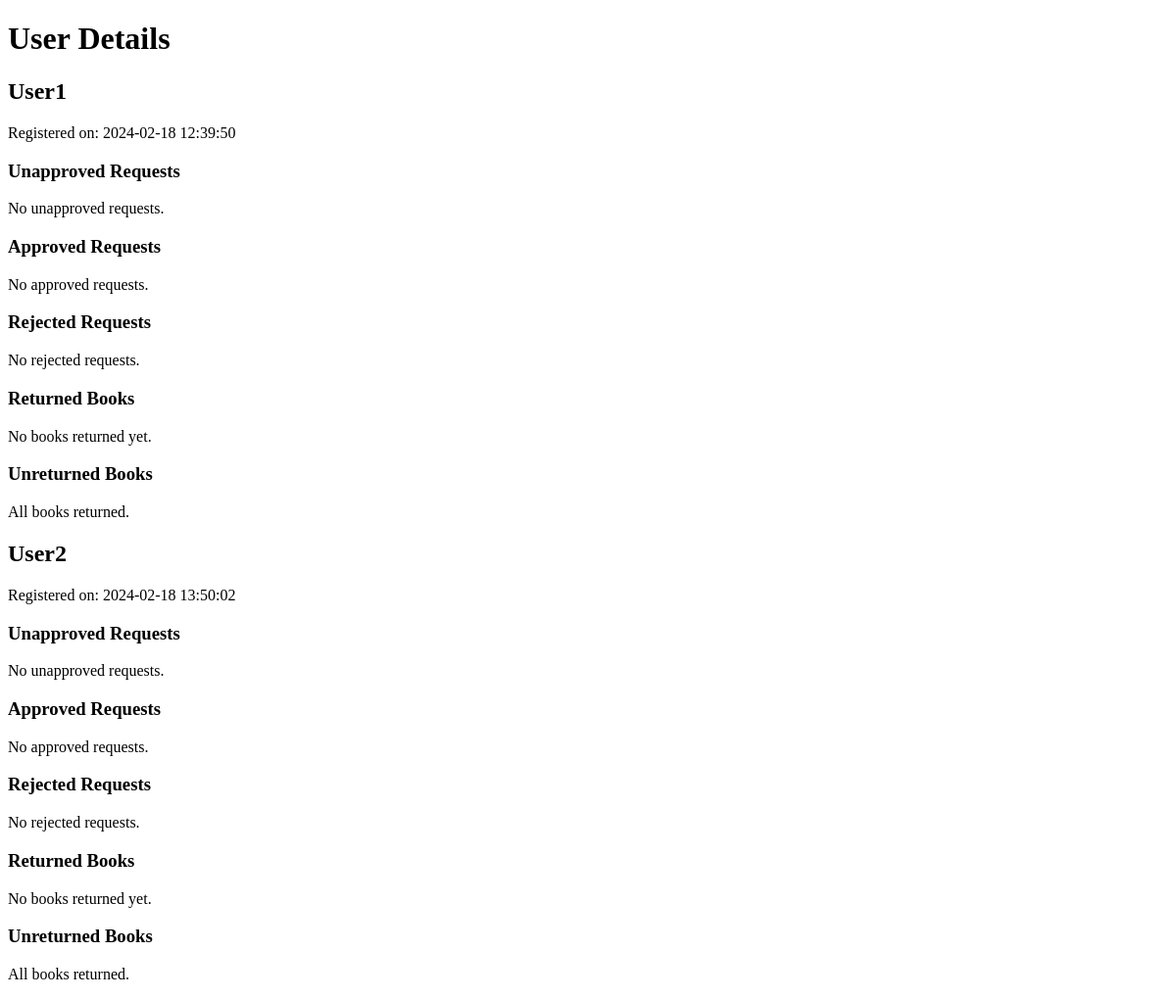
The page /users/details on the database as committed earlier.
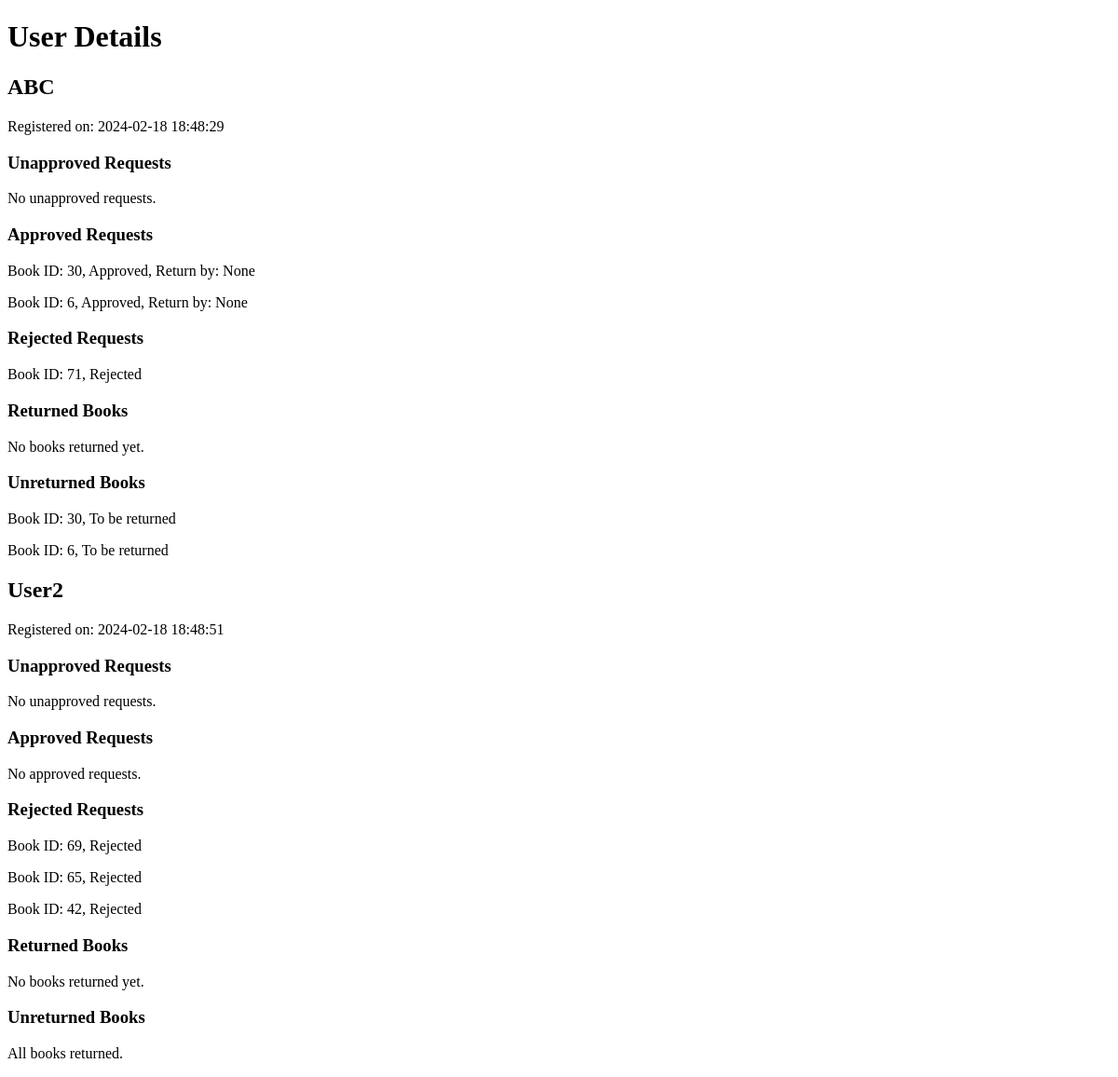
The same page on the database as committed later.
### models.py (models this page shows, shortened)
class User(db.Model):
    __table_name__ = "user"
    id = Column(Integer, primary_key=True)
    username = Column(String(50), unique=True, nullable=False)
    password = Column(String(50), nullable=False)
    email = Column(String(100), unique=True, nullable=True)
    t_register = Column(DateTime, default=datetime.utcnow)
    is_librarian = Column(Boolean, default=False)
    is_admin = Column(Boolean, default=False)
    user_books = db.relationship('UserBook', back_populates='user', lazy=True)

class UserBook(db.Model):
    __tablename__ = "userbook"
    id = Column(Integer, primary_key=True)
    user_id = Column(Integer, ForeignKey('user.id'), nullable=False)
    book_id = Column(Integer, ForeignKey('book.id'), nullable=False)
    t_request = Column(DateTime, default=datetime.utcnow, nullable=False)
    t_return = Column(DateTime, nullable=True)
    is_approved = Column(Boolean, default=False)
    is_rejected = Column(Boolean, default=False)
    user = db.relationship('User', back_populates='user_books')
    book = db.relationship('Book', back_populates='user_books')

### app.py (the view)
@app.route('/users/details', methods=['GET'])
def view_users_details():
    users = User.query.filter(User.is_librarian == False, User.is_admin == False).all()
    if not users:
        return render_template('librarian/user_details.html', message="There are no active users registered.")
    for user in users:
        user.unapproved_requests = UserBook.query.filter_by(user_id=user.id, is_approved=False, is_rejected=False).all()
        user.approved_requests = UserBook.query.filter_by(user_id=user.id, is_approved=True).all()
        user.rejected_requests = UserBook.query.filter_by(user_id=user.id, is_rejected=True).all()
        user.returned_books = UserBook.query.filter(UserBook.user_id == user.id, UserBook.t_return.isnot(None)).all()
        user.unreturned_books = UserBook.query.filter_by(user_id=user.id, is_approved=True, t_return=None).all()
    return render_template('librarian/user_details.html', users=users)

### templates/librarian/user_details.html (shortened to what this page needs)
<!DOCTYPE html>
<html lang="en">
<head>
</head>
<body>
    <h1>User Details</h1>
    {% for user in users %}
        <h2>{{ user.username }}</h2>
        <p>Registered on: {{ user.t_register.strftime('%Y-%m-%d %H:%M:%S') }}</p>
        <h3>Unapproved Requests</h3>
        {% for request in user.unapproved_requests %}
            <p>Book ID: {{ request.book_id }}, Requested On: {{ request.t_request }}</p>
        {% else %}
            <p>No unapproved requests.</p>
        {% endfor %}
        <h3>Approved Requests</h3>
        {% for request in user.approved_requests %}
            <p>Book ID: {{ request.book_id }}, Approved, Return by: {{ request.t_return }}</p>
        {% else %}
            <p>No approved requests.</p>
        {% endfor %}
        <h3>Rejected Requests</h3>
        {% for request in user.rejected_requests %}
            <p>Book ID: {{ request.book_id }}, Rejected</p>
        {% else %}
            <p>No rejected requests.</p>
        {% endfor %}
        <h3>Returned Books</h3>
        {% for request in user.returned_books %}
            <p>Book ID: {{ request.book_id }}, Returned On: {{ request.t_return }}</p>
        {% else %}
            <p>No books returned yet.</p>
        {% endfor %}
        <h3>Unreturned Books</h3>
        {% for request in user.unreturned_books %}
            <p>Book ID: {{ request.book_id }}, To be returned</p>
        {% else %}
            <p>All books returned.</p>
        {% endfor %}
    {% endfor %}
</body>
</html>

Rows that differ between the two databases and show on the page:
removed User: username "User1", t_register "2024-02-18 12:39:50"
added User: username "ABC", t_register "2024-02-18 18:48:29"
changed User: gains UserBook (book_id "30", t_return "None"); gains UserBook (book_id "6", t_return "None"); gains UserBook (book_id "71")
changed User "User2": t_register "2024-02-18 13:50:02" → "2024-02-18 18:48:51"; no longer shows "No rejected requests."
added UserBook: book_id "69", shown under User "User2"
added UserBook: book_id "65", shown under User "User2"
added UserBook: book_id "42", shown under User "User2"
